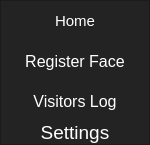
        <widget class="QFrame" name="frame_left_menu">
         <property name="minimumSize">
          <size>
           <width>150</width>
           <height>0</height>
          </size>
         </property>
         <property name="maximumSize">
          <size>
           <width>70</width>
           <height>16777215</height>
          </size>
         </property>
         <property name="styleSheet">
          <string notr="true">background-color: rgb(35, 35, 35);</string>
         </property>
         <property name="frameShape">
          <enum>QFrame::StyledPanel</enum>
         </property>
         <property name="frameShadow">
          <enum>QFrame::Raised</enum>
         </property>
         <layout class="QVBoxLayout" name="verticalLayout_3">
          <property name="leftMargin">
           <number>0</number>
          </property>
          <property name="topMargin">
           <number>0</number>
          </property>
          <property name="rightMargin">
           <number>0</number>
          </property>
          <property name="bottomMargin">
           <number>0</number>
          </property>
          <item alignment="Qt::AlignTop">
           <widget class="QFrame" name="frame_top_menus">
            <property name="frameShape">
             <enum>QFrame::NoFrame</enum>
            </property>
            <property name="frameShadow">
             <enum>QFrame::Raised</enum>
            </property>
            <layout class="QVBoxLayout" name="verticalLayout_4">
             <property name="spacing">
              <number>0</number>
             </property>
             <property name="leftMargin">
              <number>0</number>
             </property>
             <property name="topMargin">
              <number>0</number>
             </property>
             <property name="rightMargin">
              <number>0</number>
             </property>
             <property name="bottomMargin">
              <number>0</number>
             </property>
             <item>
              <widget class="QPushButton" name="btn_page_1">
               <property name="minimumSize">
                <size>
                 <width>0</width>
                 <height>40</height>
                </size>
               </property>
               <property name="font">
                <font>
                 <family>Segoe UI</family>
                 <pointsize>11</pointsize>
                </font>
               </property>
               <property name="styleSheet">
                <string notr="true">QPushButton {
	color: rgb(255, 255, 255);
	background-color: rgb(35, 35, 35);
	border: 0px solid;
}
QPushButton:hover {
	background-color: rgb(85, 170, 255);
}</string>
               </property>
               <property name="text">
                <string>Home</string>
               </property>
              </widget>
             </item>
             <item>
              <widget class="QPushButton" name="btn_page_2">
               <property name="minimumSize">
                <size>
                 <width>0</width>
                 <height>40</height>
                </size>
               </property>
               <property name="font">
                <font>
                 <family>Segoe UI</family>
                 <pointsize>12</pointsize>
                </font>
               </property>
               <property name="styleSheet">
                <string notr="true">QPushButton {
	color: rgb(255, 255, 255);
	background-color: rgb(35, 35, 35);
	border: 0px solid;
}
QPushButton:hover {
	background-color: rgb(85, 170, 255);
}</string>
               </property>
               <property name="text">
                <string>Register Face</string>
               </property>
              </widget>
             </item>
             <item>
              <widget class="QPushButton" name="btn_page_3">
               <property name="minimumSize">
                <size>
                 <width>0</width>
                 <height>40</height>
                </size>
               </property>
               <property name="font">
                <font>
                 <family>Segoe UI</family>
                 <pointsize>12</pointsize>
                </font>
               </property>
               <property name="styleSheet">
                <string notr="true">QPushButton {
	color: rgb(255, 255, 255);
	background-color: rgb(35, 35, 35);
	border: 0px solid;
}
QPushButton:hover {
	background-color: rgb(85, 170, 255);
}</string>
               </property>
               <property name="text">
                <string>Visitors Log</string>
               </property>
              </widget>
             </item>
             <item>
              <widget class="QPushButton" name="btn_page_4">
               <property name="sizePolicy">
                <sizepolicy hsizetype="Minimum" vsizetype="Fixed">
                 <horstretch>0</horstretch>
                 <verstretch>0</verstretch>
                </sizepolicy>
               </property>
               <property name="font">
                <font>
                 <family>Segoe UI</family>
                 <pointsize>14</pointsize>
                </font>
               </property>
               <property name="styleSheet">
                <string notr="true">QPushButton {
	color: rgb(255, 255, 255);
	background-color: rgb(35, 35, 35);
	border: 0px solid;
}
QPushButton:hover {
	background-color: rgb(85, 170, 255);
}</string>
               </property>
               <property name="text">
                <string>Settings</string>
               </property>
              </widget>
             </item>
            </layout>
           </widget>
          </item>
         </layout>
        </widget>
